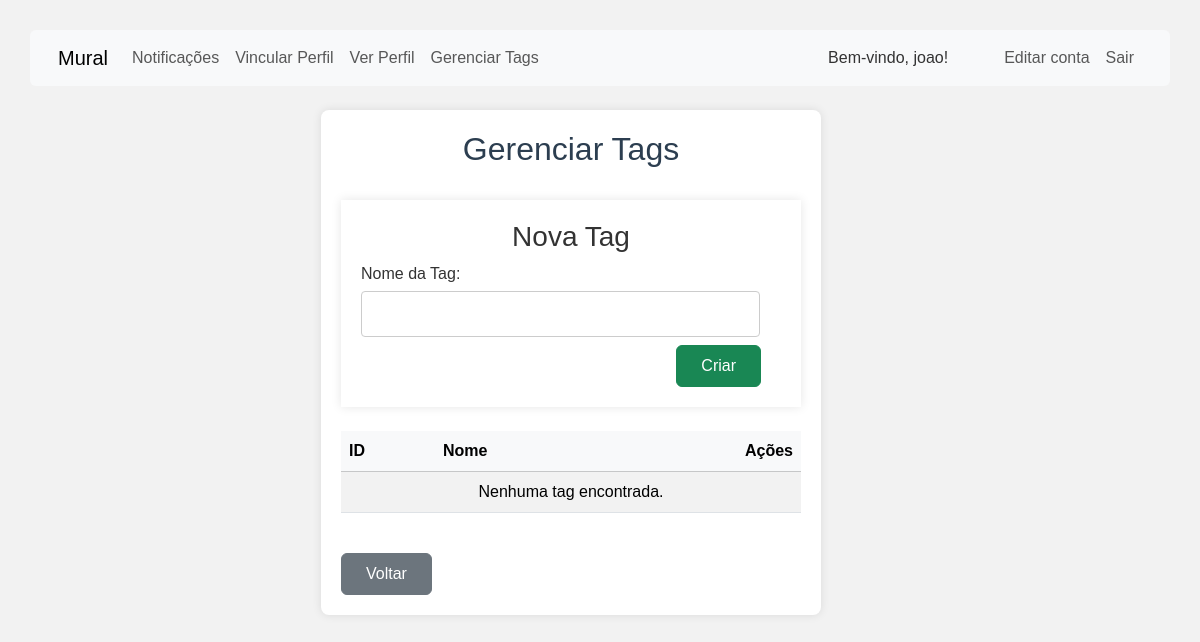
The app's page /mensagem/manage_tags.php (signed in), older data.
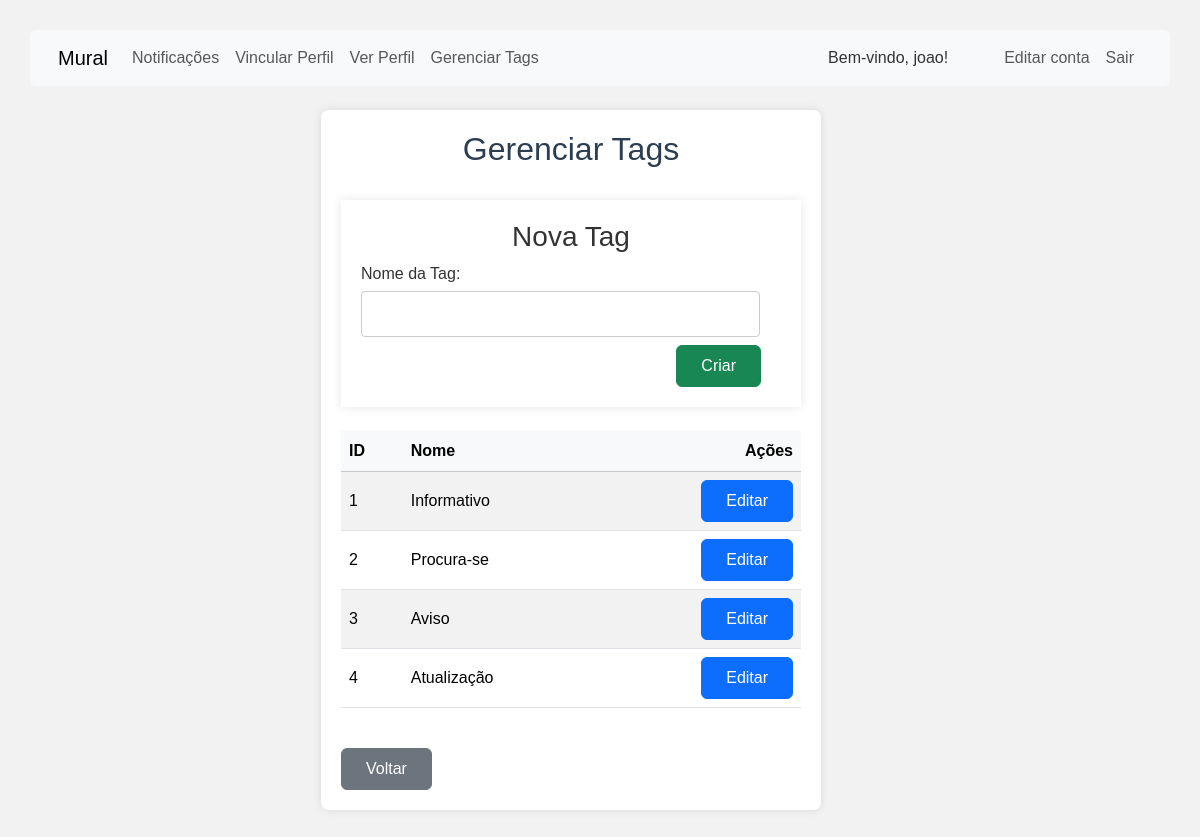
The same page, newer data.
### tables this page shows
CREATE TABLE `tags` (
  `id` int(11) NOT NULL,
  `nome` varchar(50) NOT NULL
);

### mensagem/manage_tags.php (the view, shortened to what this page needs)
<?php
include '../mensagem/db.php';
$tags = [];
$result = $conn->query("SELECT * FROM tags ORDER BY id ASC");
while ($row = $result->fetch_assoc()) {
    $tags[] = $row;
}
$editTag = null;
?>
<?php
include '../includes/logged-header.php';
?>
<div class="container">
    <div class="d-flex justify-content-center">
        <div class="col-xl-6 col-lg-8 col-md-10 col-sm-12">
            <div class="form-type">
                <h2 class="text-center">Gerenciar Tags</h2>
                <br>
                <div class="form-box">
                    <form method="POST">
                        <h3 class="text-center"><?= $editTag ? "Editar Tag" : "Nova Tag" ?></h3>
                        <label for="nome">Nome da Tag:</label>
                        <input type="text" name="nome" id="nome" value="<?= htmlspecialchars($editTag['nome'] ?? '') ?>"
                            required>
                        <div class="d-flex justify-content-end me-3">
                            <button type="submit" class="btn btn-success mt-2 me-1 py-2 px-4">
                                <?= $editTag ? "Atualizar" : "Criar" ?>
                            </button>
                        </div>
                    </form>
                </div>
                <br>
                <div class="table-responsive">
                    <table class="table table-striped table-hover align-middle">
                        <thead class="table-light">
                            <tr>
                                <th>ID</th>
                                <th>Nome</th>
                                <th class="text-end">Ações</th>
                            </tr>
                        </thead>
                        <tbody>
                            <?php if (empty($tags)): ?>
                                <tr>
                                    <td colspan="3" class="text-center">Nenhuma tag encontrada.</td>
                                </tr>
                            <?php else: ?>
                                <?php foreach ($tags as $tag): ?>
                                    <tr>
                                        <td><?= $tag['id'] ?></td>
                                        <td><?= htmlspecialchars($tag['nome']) ?></td>
                                        <td class="text-end">
                                            <a href="?edit=<?= $tag['id'] ?>" class="btn btn-primary py-2 px-4">Editar</a>
                                        </td>
                                    </tr>
                                <?php endforeach; ?>
                            <?php endif; ?>
                        </tbody>
                    </table>
                </div>
                <br>
                <div class="d-flex justify-content-between">
                    <a href="index.php" class="btn btn-secondary py-2 px-4">Voltar</a>
                </div>
            </div>
        </div>
    </div>
</div>
<?php include '../includes/footer.php'; ?>

Row changes from the older to the newer data that the page shows:
added tags: id "1", nome "Informativo"
added tags: id "2", nome "Procura-se"
added tags: id "3", nome "Aviso"
added tags: id "4", nome "Atualização"
Text that changed along with them:
text no longer shown: "Nenhuma tag encontrada."
